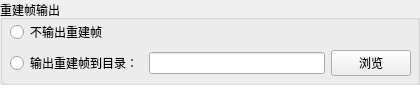
         <widget class="QGroupBox" name="groupBox_4">
          <property name="sizePolicy">
           <sizepolicy hsizetype="Preferred" vsizetype="Fixed">
            <horstretch>0</horstretch>
            <verstretch>0</verstretch>
           </sizepolicy>
          </property>
          <property name="minimumSize">
           <size>
            <width>0</width>
            <height>80</height>
           </size>
          </property>
          <property name="baseSize">
           <size>
            <width>0</width>
            <height>24</height>
           </size>
          </property>
          <property name="title">
           <string>重建帧输出</string>
          </property>
          <widget class="QWidget" name="">
           <property name="geometry">
            <rect>
             <x>10</x>
             <y>20</y>
             <width>401</width>
             <height>56</height>
            </rect>
           </property>
           <layout class="QVBoxLayout" name="verticalLayout_5">
            <item>
             <widget class="QRadioButton" name="noReImage">
              <property name="text">
               <string>不输出重建帧</string>
              </property>
              <attribute name="buttonGroup">
               <string notr="true">buttonGroup</string>
              </attribute>
             </widget>
            </item>
            <item>
             <layout class="QHBoxLayout" name="horizontalLayout_3">
              <item>
               <widget class="QRadioButton" name="yesReImage">
                <property name="text">
                 <string>输出重建帧到目录：</string>
                </property>
                <attribute name="buttonGroup">
                 <string notr="true">buttonGroup</string>
                </attribute>
               </widget>
              </item>
              <item>
               <widget class="QLineEdit" name="reImage"/>
              </item>
              <item>
               <widget class="QPushButton" name="reBrowse">
                <property name="text">
                 <string>浏览</string>
                </property>
               </widget>
              </item>
             </layout>
            </item>
           </layout>
          </widget>
         </widget>
